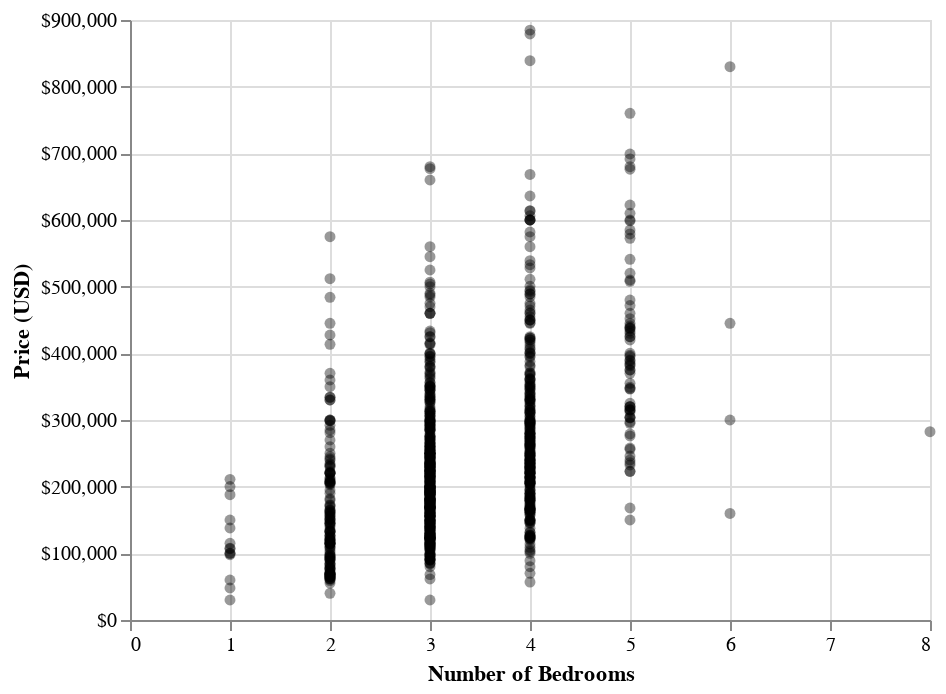

The cell this chart's notebook holds for it:
### Markdown cell above
Note that we also have the same concern regarding the selection of predictors
in KNN regression as in KNN classification: having more predictors is **not** always
better, and the choice of which predictors to use has a potentially large influence
on the quality of predictions. Fortunately, we can use the predictor selection 
algorithm from the classification chapter in KNN regression as well.
As the algorithm is the same, we will not cover it again in this chapter.

We will now demonstrate a multivariable KNN regression \index{K-nearest neighbors!multivariable regression}  analysis of the 
Sacramento real estate \index{Sacramento real estate} data using `scikit-learn`. This time we will use
house size (measured in square feet) as well as number of bedrooms as our
predictors, and continue to use house sale price as our outcome/target variable
that we are trying to predict.
It is always a good practice to do exploratory data analysis, such as
visualizing the data, before we start modeling the data. {numref}`fig:07-bedscatter`
shows that the number of bedrooms might provide useful information
to help predict the sale price of a house.

### Code cell
plot_beds = (
    alt.Chart(sacramento)
    .mark_circle(opacity=0.4, color="black")
    .encode(
        x=alt.X("beds", title="Number of Bedrooms"),
        y=alt.Y("price", title="Price (USD)", axis=alt.Axis(format="$,.0f")),
    )
)

plot_beds

### Figure 1 — Vega-Lite specification as saved in the notebook (floating-point values rounded to 4 significant figures; data arrays with more than 128 entries replaced by an {"elided": "..."} marker saying what was removed)
{"config": {"view": {"continuousWidth": 400, "continuousHeight": 300}}, "data": {"name": "data-baf576362dd288a21ae2157b167929ca"}, "mark": {"type": "circle", "color": "black", "opacity": 0.4}, "encoding": {"x": {"field": "beds", "title": "Number of Bedrooms", "type": "quantitative"}, "y": {"axis": {"format": "$,.0f"}, "field": "price", "title": "Price (USD)", "type": "quantitative"}}, "$schema": "https://vega.github.io/schema/vega-lite/v4.17.0.json", "datasets": {"data-baf576362dd288a21ae2157b167929ca": {"elided": "932 records"}}}
